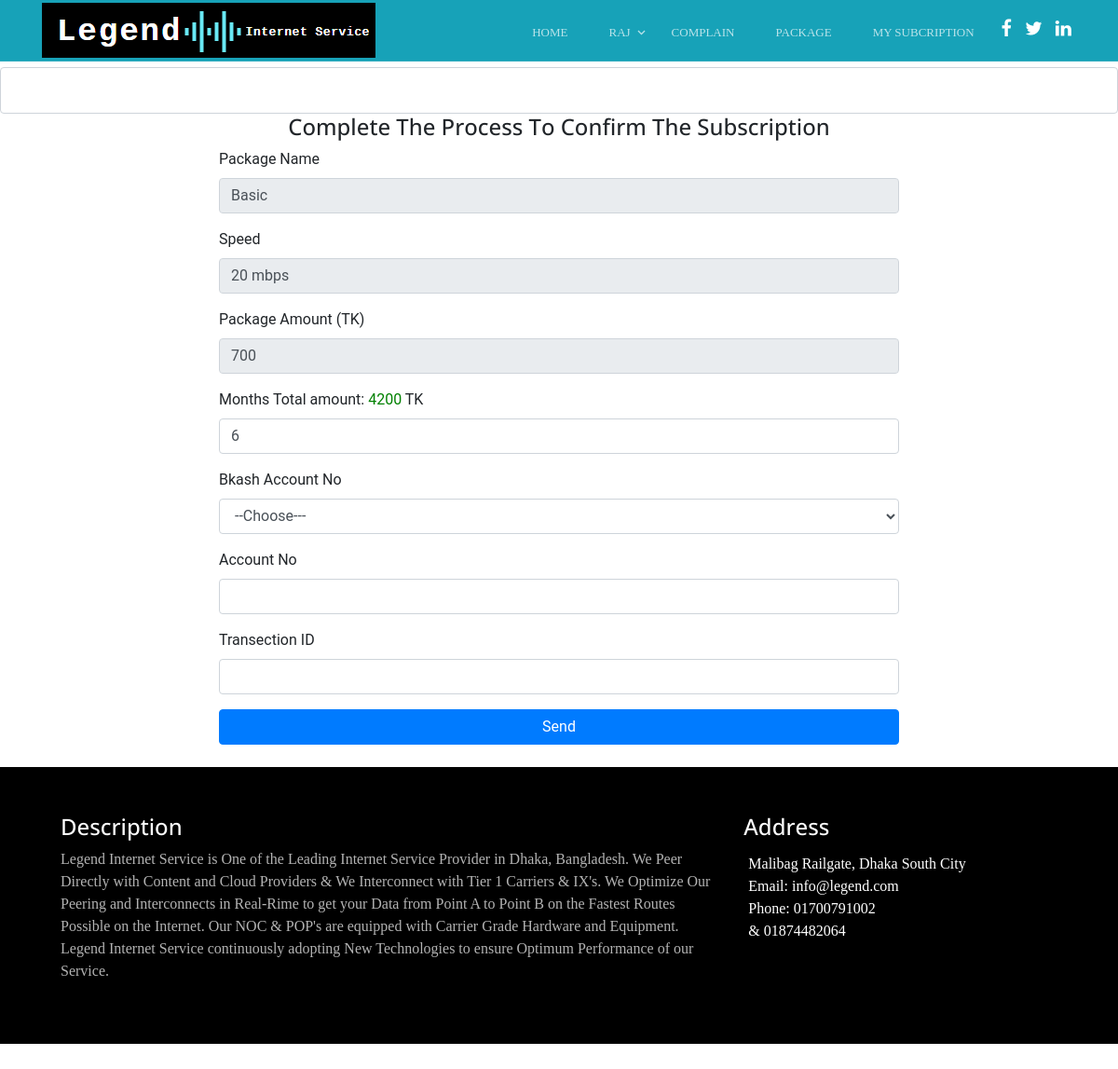
/applysubscribe.php?packid=4 (signed in), run on the app's committed database.
### tables this page shows
CREATE TABLE `pacage_table` (
  `pacage_id` int(11) NOT NULL,
  `pacage_name` varchar(200) NOT NULL,
  `pacage_speed` int(11) NOT NULL,
  `pacage_desc` text NOT NULL,
  `pacage_price` varchar(200) NOT NULL,
  `pacage_total_subs` int(11) NOT NULL,
  `offer_status` tinyint(4) NOT NULL,
  `month` tinyint(4) NOT NULL,
  `delete_status` int(11) NOT NULL
);

### Classes/DbClass.php (called while the page is built, shortened)
<?php
class DbClass
{
	public function connect(){
		$this->db = new mysqli('localhost', 'root', '', 'isp_db');
	}
}
?>

### Classes/PackageClass.php (called while the page is built, shortened)
<?php
	include_once 'DbClass.php';
	class PackageClass extends DbClass
	{
		public function ShowSelectedpack($packid){
			$result = $this->db->query("SELECT * FROM pacage_table WHERE pacage_id = $packid");
			return $result;
		}
	}

### applysubscribe.php (the view, shortened to what this page needs)
<?php
include 'inc/header.php';
    if (isset($_GET['packid'])) {
        $packid = $_GET['packid'];
    }
?>
<br>
<br>
<br>
    <div style="height: 50px;" class="text-center form-control">
    </div>
<div class="container">
  	<h4 class="text-center">Complete The Process To Confirm The Subscription</h4>
    <div class="row">
        <div class="col-md-2"></div>
        <div class="col-md-8">
            <?php
                $viewpack = $pack->ShowSelectedpack($packid);
                foreach($viewpack as $value){
            ?>
            <form method="POST" action="">
                <div class="form-group">
                    <label>Package Name</label>
                    <input type="text" readonly value="<?php echo $value["pacage_name"]?>" class="form-control" />
                </div>
                <div class="form-group">
                    <label>Speed</label>
                    <input type="text" readonly value="<?php echo $value["pacage_speed"]?> mbps" class="form-control" />
                </div>
                <div class="form-group">
                    <label>Package Amount (TK)</label>
                    <input type="text" name="pacage_amount" id="amount_one" readonly value="<?php echo $value["pacage_price"]?>" class="form-control" />
                </div>
                <div class="form-group">
                    <label>Months Total amount: <span style= "color: green;" id="amount"><?php if($value["offer_status"] == 1){ echo $value["pacage_price"]*$value["month"];} else{echo $value["pacage_price"];}?></span> TK</label>
                    <input onchange="amount()" type="number" name="subscribe_month" id="amount_two" min="<?php if($value["offer_status"] == 1){echo $value["month"];} else{echo 1;}?>" max="12" value="<?php if($value["offer_status"] == 1){echo $value["month"];} else{echo 1;}?>" class="form-control" />
                </div>
                <div class="form-group">
                    <label>Bkash Account No</label>
                    <select name="getway" id="" class="form-control">
                        <option value="">--Choose---</option>
                    </select>
                </div>
                <div class="form-group">
                    <label> Account No</label>
                    <input type="number" name="account_no" id="" class="form-control" />
                </div>
                <div class="form-group">
                    <label>Transection ID</label>
                    <input type="text" name="code_no" id="" class="form-control" />
                </div>
                <button type="submit" value="sendPack" class="btn btn-primary btn-block mb-4">Send</button>
            </form>
            <?php } ?>
        </div>
    </div>
  </div>
<?php include "inc/footer.php"; ?>

### css/style.css (style rules this page uses)
body { font-family: 'Playfair Display', serif; }
p,li,h1,h2,h3,h4 { font-family: 'Playfair Display', serif; }
span { color: #008000; }
.btn { border-radius: 5rem; padding: 10px 20px 10px 20px; }

### ex/css/style.css (style rules this page uses)
body { background-color: #fff; height: 200vh; position: relative; }
body:before { content: ""; position: absolute; top: 0; left: 0; right: 0; bottom: 0; background: rgba(0, 0, 0, 0.5); -webkit-transition: .3s all ease; -o-transition: .3s all ease; transition: .3s all ease; opacity: 0; visibility: hidden; z-index: 1; }
h1, h2, h3, h4, h5, h6, .h1, .h2, .h3, .h4, .h5, .h6 { font-family: "Open Sans", -apple-system, BlinkMacSystemFont, "Segoe UI", Roboto, "Helvetica Neue", Arial, "Noto Sans", sans-serif, "Apple Color Emoji", "Segoe UI Emoji", "Segoe UI Symbol", "Noto Color Emoji"; }

### data on the page
pacage_table: pacage_name "Basic", pacage_speed "20 mbps", pacage_amount "700", $value["pacage_price"]*$value["month"] "4200", subscribe_month "6"

### other printed values
$_SESSION['username'] "RAJ"
